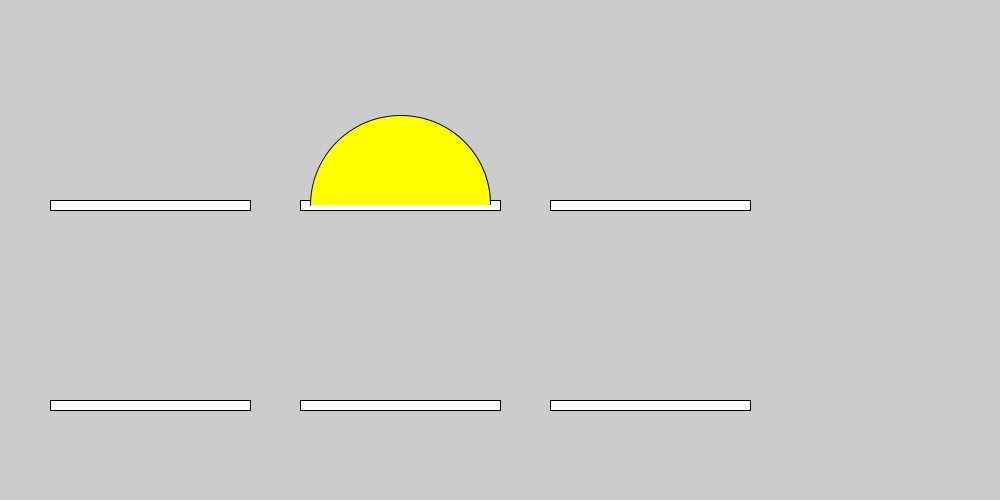
Frame 1 (no input)
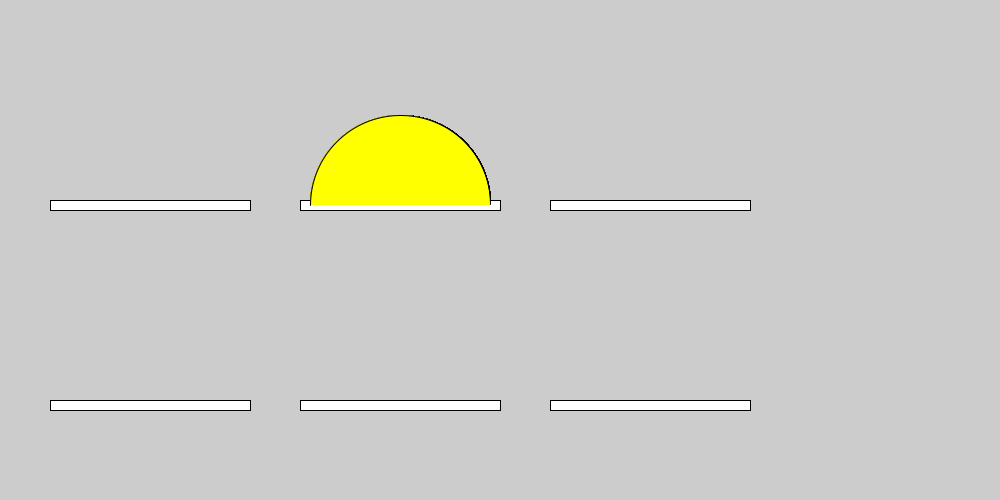
Frame 60 (the mouse pressed at the canvas centre just before this capture)
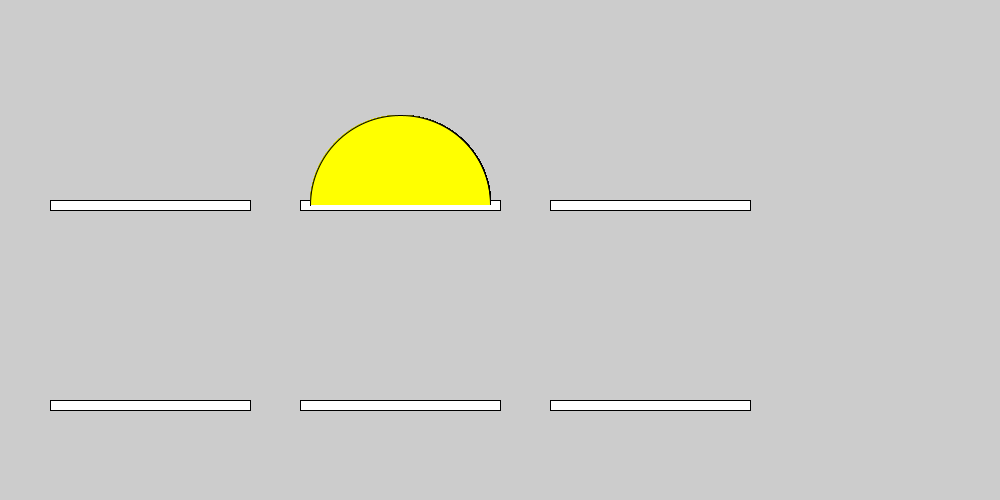
Frame 120 (the mouse held since frame 60 and released just before this capture)

The Processing sketch that drew these frames (run headless with seeded random() and noise(); from frame 60 on, the mouse is pressed at the canvas centre):

// Processing sketch: Mogra
// ── Mogra.pde
boolean showMogra;
int mograPointX = 0;
int mograPointY = 0;
void setup(){
  size(1000, 500);
  showMogra = true;
  mograPointX = floor(random(3));
  mograPointY = floor(random(1));
}

void draw(){

  float x = 50;
  float y = 200;
  int rectWidth = 200;
  int rectHeight = 10;
  float judgeAreaX = x + mograPointX * rectWidth + 50;
  float judgeAreaY = 100 + mograPointY * 200;
  float judgeAreaEndX = judgeAreaX + rectWidth;
  float judgeAreaEndY = judgeAreaY + 110;
  float arcX = 150 + mograPointX * 250;
  float arcY = 205 + mograPointY * 200;
  float diameter = 180;



  if(mousePressed){
    println("mouse is pressed" + mouseX + " " + mouseY);
  
    if(mouseX > judgeAreaX && mouseX < judgeAreaEndX && mouseY > judgeAreaY && mouseY < judgeAreaEndY) {
      showMogra = false;
      mouseHit();
      background(204);
      mograPointX = floor(random(3));
      mograPointY = floor(random(2));
    }
  }
  else {
    showMogra = true;
    for(int i = 0; i < 2; i++){
      for(int j = 0; j < 3; j++){
        fill(255, 255, 255);
        rect(x+250*j, y+200*i, rectWidth, rectHeight);

      }
    }
  }

  if(showMogra) {
    fill(255, 255, 0);
    arc(arcX, arcY, diameter, diameter, PI, TWO_PI);
  }
}

void mouseHit(){
  println("いた>_<");
}
